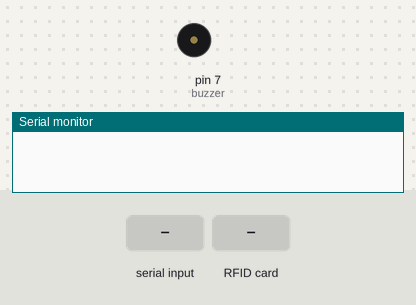
A sketch run on a simulated Arduino Uno, built with avr-gcc and run on an emulated ATmega328P. Parts: buzzer (waves = sounding, pin HIGH), the last lines printed to the serial monitor. The test bench sets the inputs (shaded band).

Above: at 0.8 s.
0.9 s: "OK\n" received over Serial
At 1.11 s:
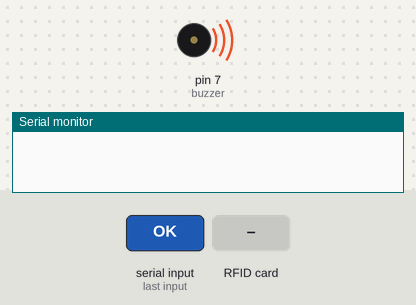
3.9 s: RFID card 5E 7A 19 C4 held to the reader
At 5.2 s:
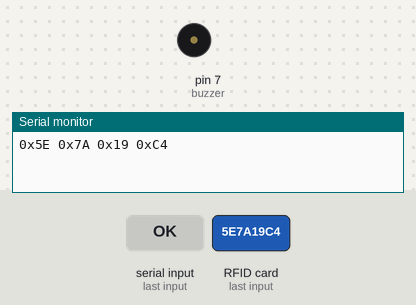
Timing chart, 0 to 6.9 s (numbered marks = the images above; inputs shaded):
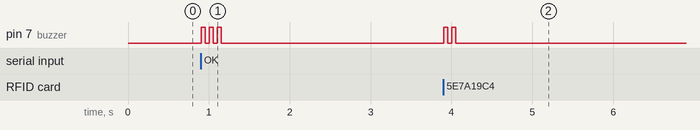

The sketch:

card_nano_serial_pn532.ino
```cpp
//////////////////////////////////////////////////////////////////////////////////////////////////////////////////////////////////

//  Arquivo:   card_nano_serial
//  Autor:     Thiago Couto
//  Descricao: Leitura de cartao RFID e envio pela serial RX | TX.

//////////////////////////////////////////////////////////////////////////////////////////////////////////////////////////////////

#include <Wire.h>
#include <SPI.h>
#include <Adafruit_PN532.h>

#define SCK  (13)
#define MOSI (11)
#define SS   (10)
#define MISO (12)

char        st[20];
const char  nl = '\n';
char        Buffer[256];
const int   buzzer = 7;
String      program_arduino  = "";

Adafruit_PN532 nfc(SCK, MISO, MOSI, SS);

void setup(void) {
  Serial.begin(9600);
  while (!Serial) delay(10);

  pinMode(buzzer,OUTPUT);

  while (program_arduino  == "") {

    int ByteCount = Serial.readBytesUntil(nl,Buffer,sizeof(Buffer));
    program_arduino = String(Buffer);
    memset(Buffer,0,sizeof(Buffer));

    if (program_arduino == "OK") {
      digitalWrite(buzzer, HIGH);
      delay(50);
      digitalWrite(buzzer, LOW);
      delay(50);
      digitalWrite(buzzer, HIGH);
      delay(50);
      digitalWrite(buzzer, LOW);
      delay(50);
      digitalWrite(buzzer, HIGH);
      delay(50);
      digitalWrite(buzzer, LOW);
      delay(50);
    }
  }

  nfc.begin();

  uint32_t versiondata = nfc.getFirmwareVersion();
  if (! versiondata) {
    while (1);
  }
  nfc.SAMConfig();
}

void loop(void) {
  uint8_t success;
  uint8_t uid[] = { 0, 0, 0, 0, 0, 0, 0 };
  uint8_t uidLength;

  success = nfc.readPassiveTargetID(PN532_MIFARE_ISO14443A, uid, &uidLength);
  if (success) {
    nfc.PrintHex(uid, uidLength);
    digitalWrite(buzzer, HIGH);
    delay(50);
    digitalWrite(buzzer, LOW);
    delay(50);
    digitalWrite(buzzer, HIGH);
    delay(50);
    digitalWrite(buzzer, LOW);
    delay(50);
    delay(3000);
  }
}
```

Measured:
- after the input at 0.9 s, pin 7 (buzzer): alternates HIGH for 0.05 s and LOW for 0.05 s, 6 changes in all, then stays LOW, starting at once
- after the input at 3.9 s, pin 7 (buzzer): alternates HIGH for 0.05 s and LOW for 0.05 s, 4 changes in all, then stays LOW, starting at once
